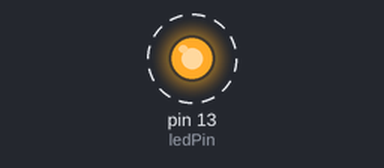
This sketch was run on a simulated Arduino Uno, built with avr-gcc and run on an emulated ATmega328P. On the bench: output pins drawn as LEDs (lit = HIGH). Dashed ring = blinking.

Above: at 0.15 s.
Timing chart, 0 to 3.0 s (numbered marks = the images above):
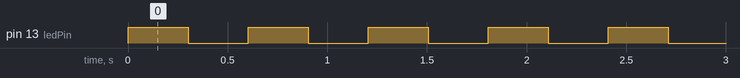

Measured:
- by itself, pin 13 (ledPin): alternates HIGH for 0.30 s and LOW for 0.30 s

The sketch:

XBee_SW_Serial_Send.ino
```cpp
#include <SoftwareSerial.h>

SoftwareSerial xbee(2, 3);
const int ledPin = 13;
int delaytime = 300;

void setup()
{
    Serial.begin(9600);
    xbee.begin(9600);
    pinMode(ledPin, OUTPUT);
}

void loop()
{
    digitalWrite(ledPin, HIGH);
    xbee.print('H');
    delay(delaytime);

    digitalWrite(ledPin, LOW);
    xbee.print('L');
    delay(delaytime);
}
```
